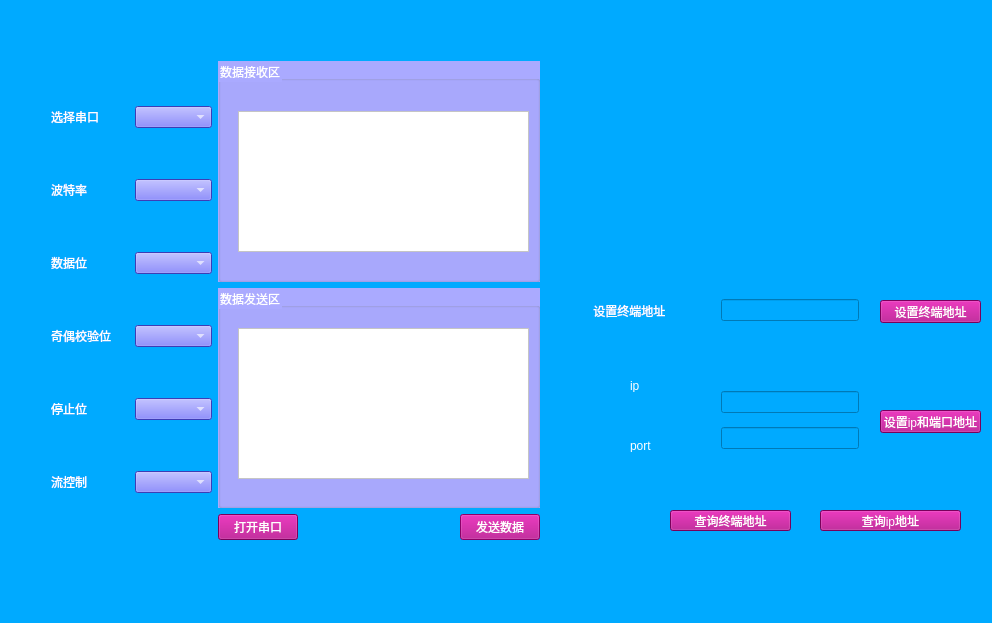
<?xml version="1.0" encoding="UTF-8"?>
<ui version="4.0">
 <class>Chuan</class>
 <widget class="QWidget" name="Chuan">
  <property name="geometry">
   <rect>
    <x>0</x>
    <y>0</y>
    <width>992</width>
    <height>623</height>
   </rect>
  </property>
  <property name="windowTitle">
   <string>Chuan</string>
  </property>
  <property name="styleSheet">
   <string notr="true">QWidget{background-color: rgb(85, 255, 255);
  color: rgb(0, 0, 0);
color: rgb(255, 255, 255);
  font: 75 9pt &quot;ADMUI3Lg&quot;;
  background-color: rgb(170, 85, 255);
  font: 8pt &quot;ADMUI3Lg&quot;;
  font: italic 9pt &quot;Adobe 黑体 Std R&quot;;
  background-color: rgb(85, 0, 255);
  background-color: rgb(85, 255, 0);
  background-color: rgb(0, 170, 255);
}
QComboBox{
background-color: rgb(170, 85, 127);
  border-color: rgb(0, 170, 255);
  background-color: rgb(85, 85, 255);
}

QPushButton{
background-color: rgb(170, 0, 127);

}

QGroupBox{
background-color: rgb(170, 170, 255);
}

QTextEdit{
background-color: rgb(255, 255, 255);
  color: rgb(0, 0, 0);

}</string>
  </property>
  <widget class="QWidget" name="layoutWidget">
   <property name="geometry">
    <rect>
     <x>40</x>
     <y>50</y>
     <width>511</width>
     <height>501</height>
    </rect>
   </property>
   <layout class="QGridLayout" name="gridLayout" columnstretch="1,2" columnminimumwidth="1,1">
    <item row="0" column="0">
     <layout class="QVBoxLayout" name="verticalLayout_2">
      <item>
       <layout class="QHBoxLayout" name="horizontalLayout_3" stretch="1,1">
        <item>
         <widget class="QLabel" name="label">
          <property name="text">
           <string>选择串口 </string>
          </property>
         </widget>
        </item>
        <item>
         <widget class="QComboBox" name="cmbPortName"/>
        </item>
       </layout>
      </item>
      <item>
       <layout class="QHBoxLayout" name="horizontalLayout_4">
        <item>
         <widget class="QLabel" name="label_2">
          <property name="text">
           <string>波特率  </string>
          </property>
         </widget>
        </item>
        <item>
         <widget class="QComboBox" name="cmbBaudRate"/>
        </item>
       </layout>
      </item>
      <item>
       <layout class="QHBoxLayout" name="horizontalLayout_5">
        <item>
         <widget class="QLabel" name="label_3">
          <property name="text">
           <string>数据位  </string>
          </property>
         </widget>
        </item>
        <item>
         <widget class="QComboBox" name="cmbDataBits"/>
        </item>
       </layout>
      </item>
      <item>
       <layout class="QHBoxLayout" name="horizontalLayout_6">
        <item>
         <widget class="QLabel" name="label_4">
          <property name="text">
           <string>奇偶校验位</string>
          </property>
         </widget>
        </item>
        <item>
         <widget class="QComboBox" name="cmbParity">
          <property name="styleSheet">
           <string notr="true">QCombo Box{
background-color: rgb(85, 170, 255);


}</string>
          </property>
         </widget>
        </item>
       </layout>
      </item>
      <item>
       <layout class="QHBoxLayout" name="horizontalLayout_7">
        <item>
         <widget class="QLabel" name="label_5">
          <property name="text">
           <string>停止位  </string>
          </property>
         </widget>
        </item>
        <item>
         <widget class="QComboBox" name="cmbStopBits"/>
        </item>
       </layout>
      </item>
      <item>
       <layout class="QHBoxLayout" name="horizontalLayout_8">
        <item>
         <widget class="QLabel" name="label_6">
          <property name="text">
           <string>流控制  </string>
          </property>
         </widget>
        </item>
        <item>
         <widget class="QComboBox" name="comboBox_6"/>
        </item>
       </layout>
      </item>
     </layout>
    </item>
    <item row="0" column="1">
     <layout class="QVBoxLayout" name="verticalLayout" stretch="3,3,1">
      <item>
       <widget class="QGroupBox" name="groupBox">
        <property name="title">
         <string>数据接收区</string>
        </property>
        <widget class="QTextEdit" name="teReceiveData">
         <property name="geometry">
          <rect>
           <x>20</x>
           <y>50</y>
           <width>291</width>
           <height>141</height>
          </rect>
         </property>
        </widget>
       </widget>
      </item>
      <item>
       <widget class="QGroupBox" name="groupBox_2">
        <property name="title">
         <string>数据发送区</string>
        </property>
        <widget class="QTextEdit" name="teSendData">
         <property name="geometry">
          <rect>
           <x>20</x>
           <y>40</y>
           <width>291</width>
           <height>151</height>
          </rect>
         </property>
        </widget>
       </widget>
      </item>
      <item>
       <layout class="QHBoxLayout" name="horizontalLayout_2">
        <item>
         <layout class="QHBoxLayout" name="horizontalLayout">
          <item>
           <widget class="QPushButton" name="btnOpen">
            <property name="text">
             <string>打开串口</string>
            </property>
           </widget>
          </item>
          <item>
           <spacer name="horizontalSpacer">
            <property name="orientation">
             <enum>Qt::Horizontal</enum>
            </property>
            <property name="sizeHint" stdset="0">
             <size>
              <width>40</width>
              <height>20</height>
             </size>
            </property>
           </spacer>
          </item>
          <item>
           <widget class="QPushButton" name="btnSend">
            <property name="enabled">
             <bool>false</bool>
            </property>
            <property name="text">
             <string>发送数据</string>
            </property>
           </widget>
          </item>
         </layout>
        </item>
       </layout>
      </item>
     </layout>
    </item>
   </layout>
  </widget>
  <widget class="QLabel" name="label_7">
   <property name="geometry">
    <rect>
     <x>630</x>
     <y>380</y>
     <width>54</width>
     <height>12</height>
    </rect>
   </property>
   <property name="text">
    <string>ip</string>
   </property>
  </widget>
  <widget class="QLabel" name="label_8">
   <property name="geometry">
    <rect>
     <x>630</x>
     <y>440</y>
     <width>54</width>
     <height>12</height>
    </rect>
   </property>
   <property name="text">
    <string>port</string>
   </property>
  </widget>
  <widget class="QWidget" name="verticalLayoutWidget">
   <property name="geometry">
    <rect>
     <x>710</x>
     <y>380</y>
     <width>160</width>
     <height>80</height>
    </rect>
   </property>
   <layout class="QVBoxLayout" name="verticalLayout_3">
    <item>
     <widget class="QLineEdit" name="ip"/>
    </item>
    <item>
     <spacer name="verticalSpacer">
      <property name="orientation">
       <enum>Qt::Vertical</enum>
      </property>
      <property name="sizeHint" stdset="0">
       <size>
        <width>20</width>
        <height>40</height>
       </size>
      </property>
     </spacer>
    </item>
    <item>
     <widget class="QLineEdit" name="port"/>
    </item>
   </layout>
  </widget>
  <widget class="QPushButton" name="ipbtn">
   <property name="geometry">
    <rect>
     <x>880</x>
     <y>410</y>
     <width>101</width>
     <height>23</height>
    </rect>
   </property>
   <property name="text">
    <string>设置ip和端口地址</string>
   </property>
  </widget>
  <widget class="QWidget" name="verticalLayoutWidget_2">
   <property name="geometry">
    <rect>
     <x>710</x>
     <y>270</y>
     <width>160</width>
     <height>80</height>
    </rect>
   </property>
   <layout class="QVBoxLayout" name="verticalLayout_4">
    <item>
     <widget class="QLineEdit" name="macaddr"/>
    </item>
   </layout>
  </widget>
  <widget class="QLabel" name="label_9">
   <property name="geometry">
    <rect>
     <x>590</x>
     <y>300</y>
     <width>111</width>
     <height>21</height>
    </rect>
   </property>
   <property name="text">
    <string> 设置终端地址</string>
   </property>
  </widget>
  <widget class="QPushButton" name="macbtn">
   <property name="geometry">
    <rect>
     <x>880</x>
     <y>300</y>
     <width>101</width>
     <height>23</height>
    </rect>
   </property>
   <property name="text">
    <string>设置终端地址</string>
   </property>
  </widget>
  <widget class="QPushButton" name="searchAddr">
   <property name="geometry">
    <rect>
     <x>670</x>
     <y>510</y>
     <width>121</width>
     <height>21</height>
    </rect>
   </property>
   <property name="text">
    <string>查询终端地址</string>
   </property>
  </widget>
  <widget class="QPushButton" name="searchIp">
   <property name="geometry">
    <rect>
     <x>820</x>
     <y>510</y>
     <width>141</width>
     <height>21</height>
    </rect>
   </property>
   <property name="text">
    <string>查询ip地址</string>
   </property>
  </widget>
 </widget>
 <layoutdefault spacing="6" margin="11"/>
 <resources/>
 <connections/>
</ui>
